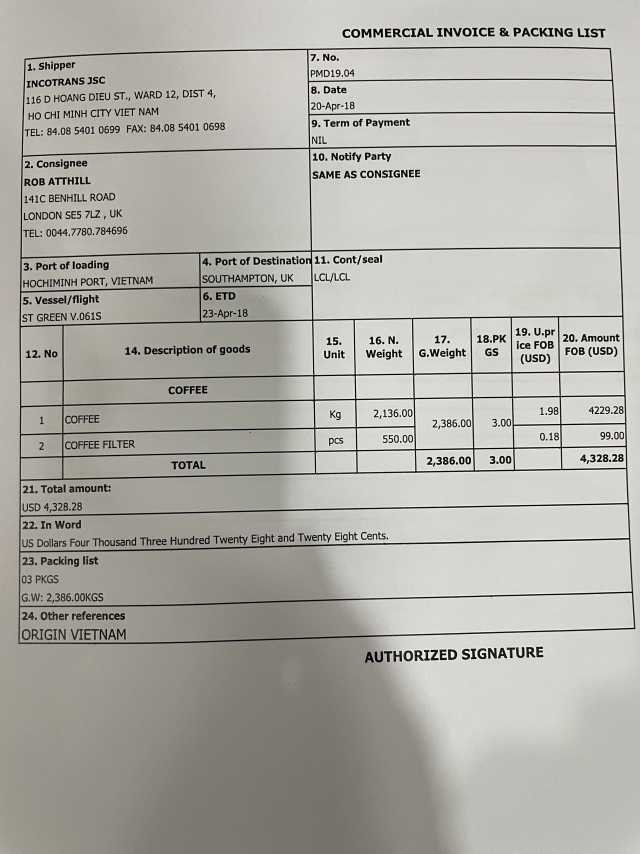
#> input picture pythonProjectOCR8/image11/1.jpg, 1920 x 2560 px (shown at 1/3 size)
$ python -i Preprocessing2.py   (imports and definitions only)
#> lines starting #> are read from the running program, lines starting #| are printed output that depends on the picture
#> further down, picture is the input picture: shape (2560, 1920, 3); mean B, G, R 166.5, 172.9, 174.5
import cv2
import numpy as np

# Các giá trị trong tiền xử lí Preprocess ######################################################################
GAUSSIAN_SMOOTH_FILTER_SIZE = (5, 5)
ADAPTIVE_THRESH_BLOCK_SIZE = 19
ADAPTIVE_THRESH_WEIGHT = 9
BILATERAL_FILTER_DIAMETER = 7  # Giảm kích thước bộ lọc để tăng tốc độ xử lý
BILATERAL_FILTER_SIGMA_COLOR = 50
BILATERAL_FILTER_SIGMA_SPACE = 50

###################################################################################################


def preprocess(imgOriginal):
    # Giảm kích thước ảnh nếu ảnh quá lớn để tăng tốc độ xử lý
    height, width = imgOriginal.shape[:2]
#> height = 2560; width = 1920
    if height > 1500 or width > 1500:
        imgOriginal = cv2.resize(imgOriginal, (width // 2, height // 2))
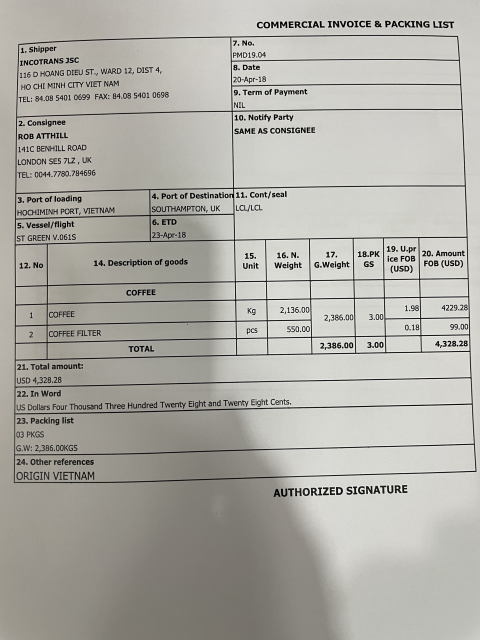
#> imgOriginal: shape (1280, 960, 3) (shown at 1/2 size); mean of channels 0, 1, 2 166.6, 173, 174.6; drawn as B, G, R

    imgGrayscale = extractValue(imgOriginal)
#> in extractValue, `imgHSV = cv2.cvtColor(imgOriginal, cv2.COLOR_BGR2HSV)`: imgHSV: shape (1280, 960, 3); mean H, S, V 26.9, 15.1, 174.9

    # Tăng cường độ tương phản bằng CLAHE
    clahe = cv2.createCLAHE(clipLimit=2.0, tileGridSize=(8, 8))
    imgContrastEnhanced = clahe.apply(imgGrayscale)
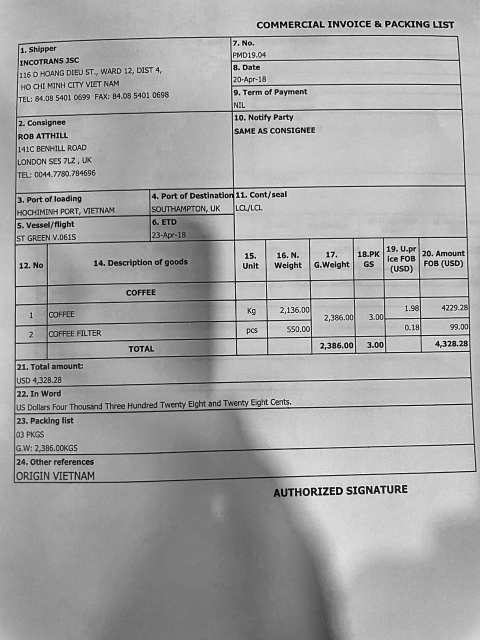
#> imgContrastEnhanced: shape (1280, 960) (shown at 1/2 size); min 0, max 255, mean 164.8

    # Giảm nhiễu bằng bộ lọc bilateral để giữ biên sắc nét
    imgDenoised = cv2.bilateralFilter(imgContrastEnhanced,
                                      BILATERAL_FILTER_DIAMETER,
                                      BILATERAL_FILTER_SIGMA_COLOR,
                                      BILATERAL_FILTER_SIGMA_SPACE)

    # Tăng cường độ nét của ảnh sau khi giảm nhiễu bằng bộ lọc bilateral
    imgSharpened = sharpen_image(imgDenoised)
#> in sharpen_image, `imgSharpened = cv2.filter2D(img, -1, kernel)`:
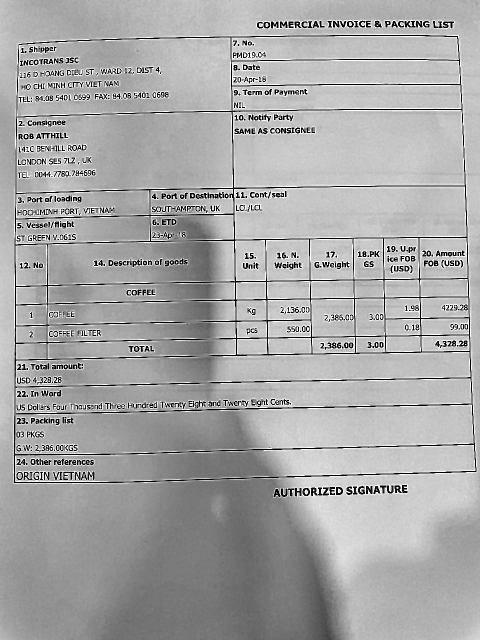
#> imgSharpened: shape (1280, 960) (shown at 1/2 size); min 0, max 255, mean 166.8

    # Thresholding để tạo ảnh đen trắng rõ nét
    imgThresh = cv2.adaptiveThreshold(imgSharpened, 255, cv2.ADAPTIVE_THRESH_GAUSSIAN_C,
                                      cv2.THRESH_BINARY_INV, ADAPTIVE_THRESH_BLOCK_SIZE, ADAPTIVE_THRESH_WEIGHT)
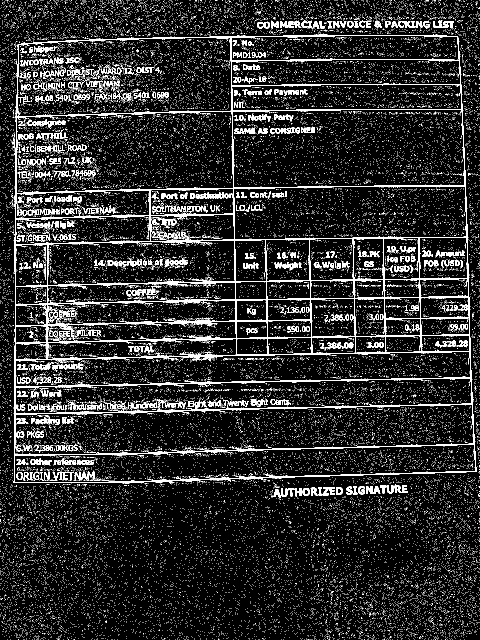
#> imgThresh: shape (1280, 960) (shown at 1/2 size); 11% white in thin lines or dots

    # Nếu ảnh đầu ra nhỏ, tăng kích thước lên để dễ nhìn hơn
    height, width = imgThresh.shape[:2]
#> height = 1280; width = 960
    if height < 1000 and width < 1000:
        imgThresh = cv2.resize(imgThresh, (width * 2, height * 2))
    return imgGrayscale, imgThresh

###################################################################################################


def extractValue(imgOriginal):
    imgHSV = cv2.cvtColor(imgOriginal, cv2.COLOR_BGR2HSV)
    _, _, imgValue = cv2.split(imgHSV)
    return imgValue

###################################################################################################


def maximizeContrast(imgGrayscale):
    # Thay thế bởi CLAHE ở hàm preprocess, do đó không cần tối ưu thêm ở đây.
    pass

################################################################################################


def sharpen_image(img):
    # Kernel tăng cường độ nét được tối ưu để làm rõ văn bản trong ảnh
    kernel = np.array([[-1, -1, -1],
                       [-1, 9, -1],
                       [-1, -1, -1]])
    imgSharpened = cv2.filter2D(img, -1, kernel)
    return imgSharpened
# end function

>>> import cv2
>>> picture = cv2.imread('image11/1.jpg')
>>> result = preprocess(picture)

$ run again, on pythonProjectOCR8/image11/12345.jpg
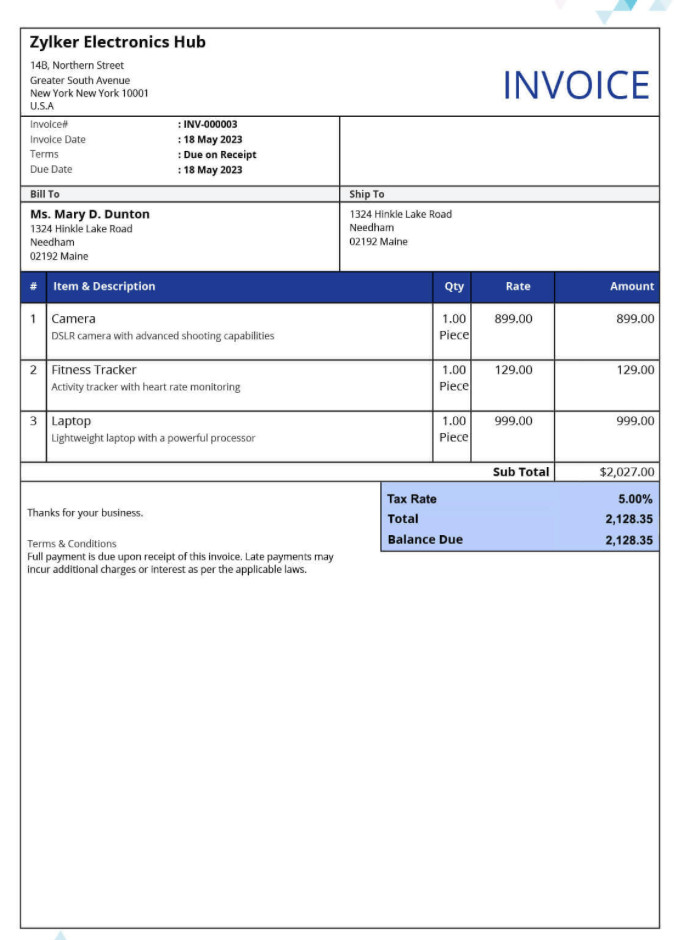
#> input picture pythonProjectOCR8/image11/12345.jpg, 674 x 940 px
#> picture is the input picture: shape (940, 674, 3); mean B, G, R 242.5, 238.5, 237
#> imgHSV: shape (940, 674, 3); mean H, S, V 10.3, 8.7, 242.6
#> in sharpen_image, `imgSharpened = cv2.filter2D(img, -1, kernel)`:
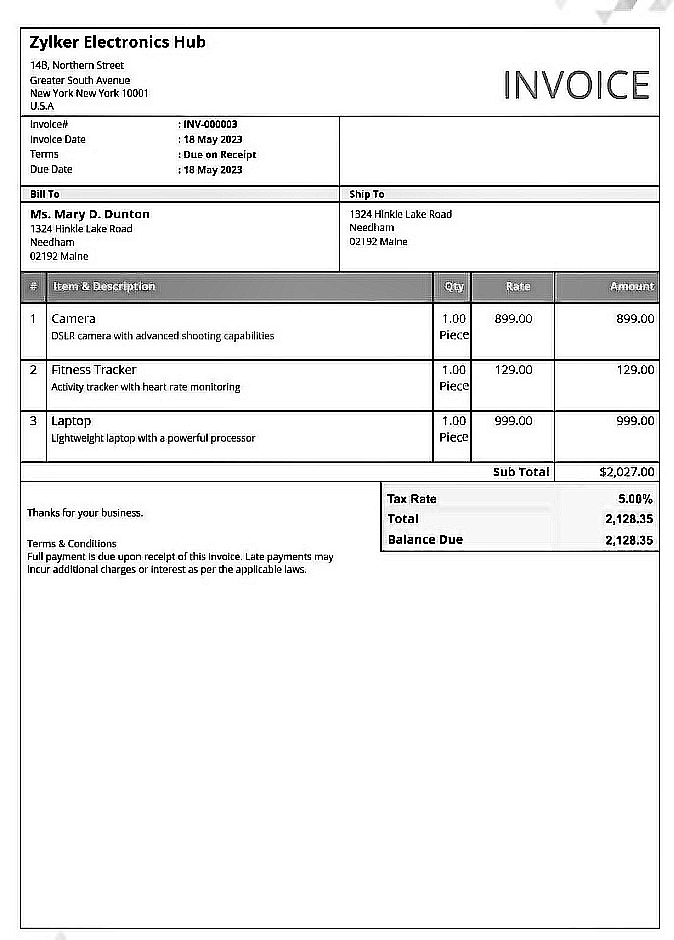
#> imgSharpened: shape (940, 674); min 0, max 255, mean 239
#> in preprocess, `imgThresh = cv2.adaptiveThreshold(imgSharpened, 255, cv2.ADAPTIVE_THRE..`:
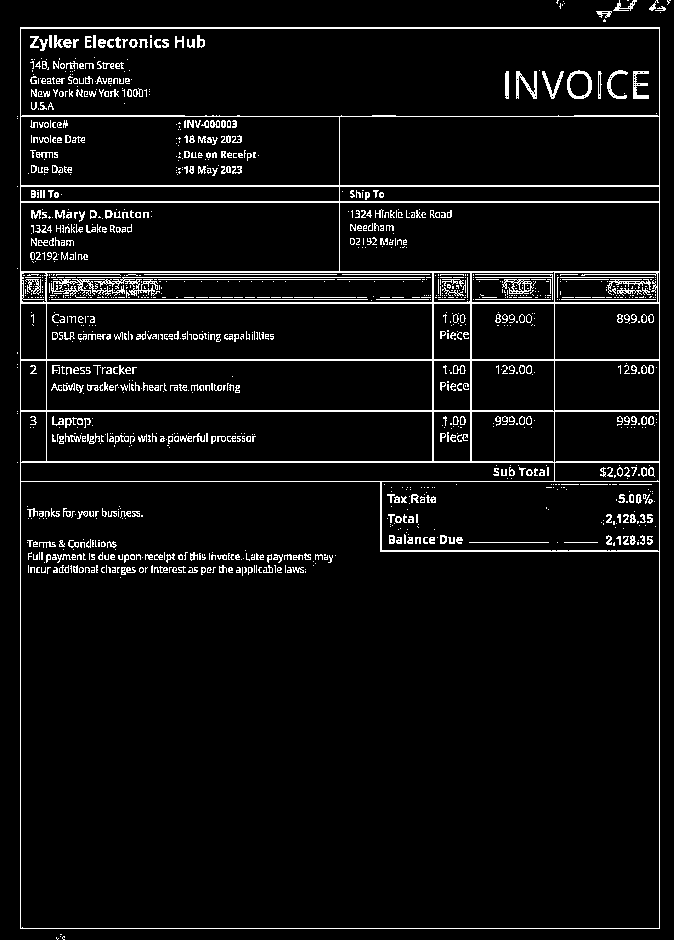
#> imgThresh: shape (940, 674); 5.7% white in thin lines or dots
